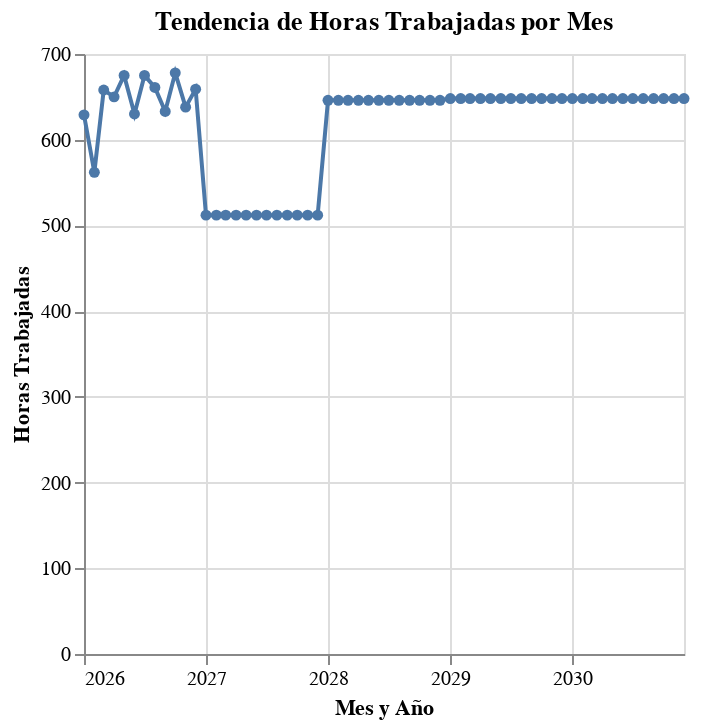

The code cell stored with this chart in its notebook:
### Code cell
# prompt: realizarme una grafica  de tendencia de la cantidad de Horas_trabajadas por mes

import pandas as pd
# Prepare data for trend chart of Horas_trabajadas by month
# Group by 'Mes_año' and sum 'Horas_trabajadas'
df_horas_por_mes = df_Horometro_SH001.groupby('Mes_año')['Horas_trabajadas'].sum().reset_index()

# Convert 'Mes_año' to datetime for proper sorting on the x-axis
df_horas_por_mes['Mes_año'] = pd.to_datetime(df_horas_por_mes['Mes_año'], format='%Y-%m')

# Sort by 'Mes_año'
df_horas_por_mes = df_horas_por_mes.sort_values('Mes_año')

# Create a line chart to show the trend of Horas_trabajadas over time
chart_horas_trend = alt.Chart(df_horas_por_mes).mark_line(point=True).encode(
    x=alt.X('Mes_año:T', title='Mes y Año'), # Use :T for temporal data
    y=alt.Y('Horas_trabajadas', title='Horas Trabajadas'),
    tooltip=[alt.Tooltip('Mes_año', title='Mes y Año', format='%Y-%m'), 'Horas_trabajadas']
).properties(
    title='Tendencia de Horas Trabajadas por Mes'
)

# Display the chart
chart_horas_trend

### Figure 1 — Vega-Lite specification as saved in the notebook (floating-point values rounded to 4 significant figures)
{"config": {"view": {"continuousWidth": 300, "continuousHeight": 300}}, "data": {"name": "data-a9664a063b0c1ffb370b109bca2762b3"}, "mark": {"type": "line", "point": true}, "encoding": {"tooltip": [{"field": "Mes_año", "format": "%Y-%m", "title": "Mes y Año", "type": "temporal"}, {"field": "Horas_trabajadas", "type": "quantitative"}], "x": {"field": "Mes_año", "title": "Mes y Año", "type": "temporal"}, "y": {"field": "Horas_trabajadas", "title": "Horas Trabajadas", "type": "quantitative"}}, "title": "Tendencia de Horas Trabajadas por Mes", "$schema": "https://vega.github.io/schema/vega-lite/v5.20.1.json", "datasets": {"data-a9664a063b0c1ffb370b109bca2762b3": [{"Mes_año": "2026-01-01T00:00:00", "Horas_trabajadas": 629}, {"Mes_año": "2026-02-01T00:00:00", "Horas_trabajadas": 562}, {"Mes_año": "2026-03-01T00:00:00", "Horas_trabajadas": 658}, {"Mes_año": "2026-04-01T00:00:00", "Horas_trabajadas": 650}, {"Mes_año": "2026-05-01T00:00:00", "Horas_trabajadas": 675}, {"Mes_año": "2026-06-01T00:00:00", "Horas_trabajadas": 630}, {"Mes_año": "2026-07-01T00:00:00", "Horas_trabajadas": 675}, {"Mes_año": "2026-08-01T00:00:00", "Horas_trabajadas": 661}, {"Mes_año": "2026-09-01T00:00:00", "Horas_trabajadas": 633}, {"Mes_año": "2026-10-01T00:00:00", "Horas_trabajadas": 678}, {"Mes_año": "2026-11-01T00:00:00", "Horas_trabajadas": 638}, {"Mes_año": "2026-12-01T00:00:00", "Horas_trabajadas": 659}, {"Mes_año": "2027-01-01T00:00:00", "Horas_trabajadas": 512}, {"Mes_año": "2027-02-01T00:00:00", "Horas_trabajadas": 512}, {"Mes_año": "2027-03-01T00:00:00", "Horas_trabajadas": 512}, {"Mes_año": "2027-04-01T00:00:00", "Horas_trabajadas": 512}, {"Mes_año": "2027-05-01T00:00:00", "Horas_trabajadas": 512}, {"Mes_año": "2027-06-01T00:00:00", "Horas_trabajadas": 512}, {"Mes_año": "2027-07-01T00:00:00", "Horas_trabajadas": 512}, {"Mes_año": "2027-08-01T00:00:00", "Horas_trabajadas": 512}, {"Mes_año": "2027-09-01T00:00:00", "Horas_trabajadas": 512}, {"Mes_año": "2027-10-01T00:00:00", "Horas_trabajadas": 512}, {"Mes_año": "2027-11-01T00:00:00", "Horas_trabajadas": 512}, {"Mes_año": "2027-12-01T00:00:00", "Horas_trabajadas": 512}, {"Mes_año": "2028-01-01T00:00:00", "Horas_trabajadas": 646}, {"Mes_año": "2028-02-01T00:00:00", "Horas_trabajadas": 646}, {"Mes_año": "2028-03-01T00:00:00", "Horas_trabajadas": 646}, {"Mes_año": "2028-04-01T00:00:00", "Horas_trabajadas": 646}, {"Mes_año": "2028-05-01T00:00:00", "Horas_trabajadas": 646}, {"Mes_año": "2028-06-01T00:00:00", "Horas_trabajadas": 646}, {"Mes_año": "2028-07-01T00:00:00", "Horas_trabajadas": 646}, {"Mes_año": "2028-08-01T00:00:00", "Horas_trabajadas": 646}, {"Mes_año": "2028-09-01T00:00:00", "Horas_trabajadas": 646}, {"Mes_año": "2028-10-01T00:00:00", "Horas_trabajadas": 646}, {"Mes_año": "2028-11-01T00:00:00", "Horas_trabajadas": 646}, {"Mes_año": "2028-12-01T00:00:00", "Horas_trabajadas": 646}, {"Mes_año": "2029-01-01T00:00:00", "Horas_trabajadas": 648}, {"Mes_año": "2029-02-01T00:00:00", "Horas_trabajadas": 648}, {"Mes_año": "2029-03-01T00:00:00", "Horas_trabajadas": 648}, {"Mes_año": "2029-04-01T00:00:00", "Horas_trabajadas": 648}, {"Mes_año": "2029-05-01T00:00:00", "Horas_trabajadas": 648}, {"Mes_año": "2029-06-01T00:00:00", "Horas_trabajadas": 648}, {"Mes_año": "2029-07-01T00:00:00", "Horas_trabajadas": 648}, {"Mes_año": "2029-08-01T00:00:00", "Horas_trabajadas": 648}, {"Mes_año": "2029-09-01T00:00:00", "Horas_trabajadas": 648}, {"Mes_año": "2029-10-01T00:00:00", "Horas_trabajadas": 648}, {"Mes_año": "2029-11-01T00:00:00", "Horas_trabajadas": 648}, {"Mes_año": "2029-12-01T00:00:00", "Horas_trabajadas": 648}, {"Mes_año": "2030-01-01T00:00:00", "Horas_trabajadas": 648}, {"Mes_año": "2030-02-01T00:00:00", "Horas_trabajadas": 648}, {"Mes_año": "2030-03-01T00:00:00", "Horas_trabajadas": 648}, {"Mes_año": "2030-04-01T00:00:00", "Horas_trabajadas": 648}, {"Mes_año": "2030-05-01T00:00:00", "Horas_trabajadas": 648}, {"Mes_año": "2030-06-01T00:00:00", "Horas_trabajadas": 648}, {"Mes_año": "2030-07-01T00:00:00", "Horas_trabajadas": 648}, {"Mes_año": "2030-08-01T00:00:00", "Horas_trabajadas": 648}, {"Mes_año": "2030-09-01T00:00:00", "Horas_trabajadas": 648}, {"Mes_año": "2030-10-01T00:00:00", "Horas_trabajadas": 648}, {"Mes_año": "2030-11-01T00:00:00", "Horas_trabajadas": 648}, {"Mes_año": "2030-12-01T00:00:00", "Horas_trabajadas": 648}]}}
